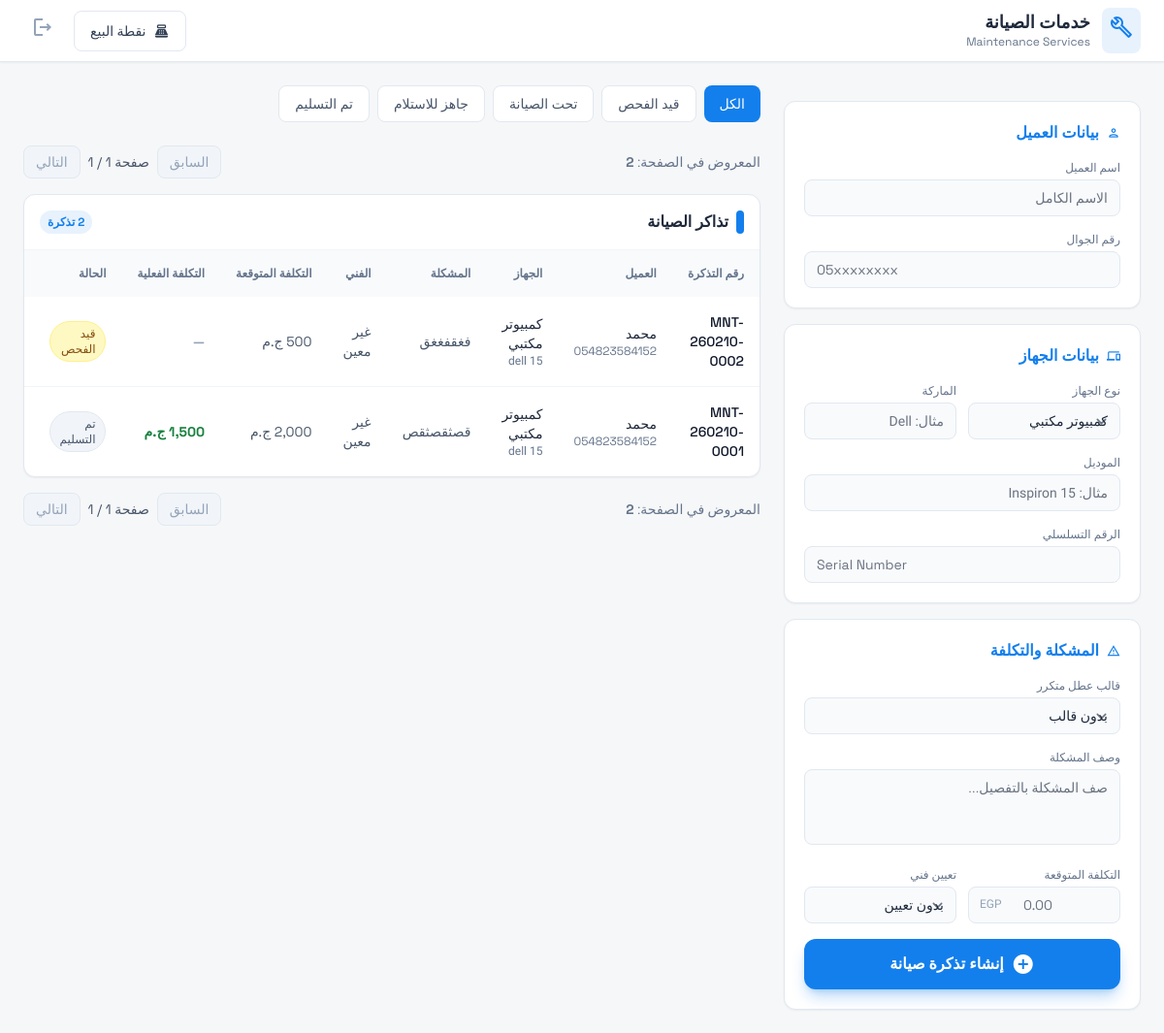
/maintenance.php (signed in), run on the app's committed database.
### tables this page shows
CREATE TABLE maintenance_tickets (
    id INTEGER PRIMARY KEY AUTOINCREMENT,
    ticket_number TEXT UNIQUE NOT NULL,
    customer_name TEXT NOT NULL,
    customer_phone TEXT NOT NULL,
    device_type TEXT NOT NULL,
    device_brand TEXT,
    device_model TEXT,
    serial_number TEXT,
    problem_description TEXT NOT NULL,
    estimated_cost REAL DEFAULT 0,
    actual_cost REAL DEFAULT 0,
    status TEXT DEFAULT 'pending_inspection' CHECK(
        status IN (
            'pending_inspection',
            'under_maintenance',
            'ready_for_pickup',
            'delivered',
            'cancelled'
        )
    ),
    technician_id INTEGER,
    notes TEXT,
    created_at DATETIME DEFAULT CURRENT_TIMESTAMP,
    updated_at DATETIME DEFAULT CURRENT_TIMESTAMP, discount REAL DEFAULT 0,
    FOREIGN KEY (technician_id) REFERENCES users(id)
);

### maintenance.php (the view, shortened to what the rows shown need)
<?php
require_once __DIR__ . '/includes/bootstrap.php';
$page = max(1, intval($_GET['page'] ?? 1));
$perPage = 15;
$offset = ($page - 1) * $perPage;
$tickets = $db->fetchAll("SELECT mt.*, u.full_name as technician_name FROM maintenance_tickets mt LEFT JOIN users u ON mt.technician_id = u.id ORDER BY mt.created_at DESC LIMIT $perPage OFFSET $offset");
include __DIR__ . '/includes/header.php';
?>
<div class="min-h-screen flex flex-col">
    <header class="bg-white border-b border-slate-200 h-16 flex items-center px-6 shadow-sm z-10 sticky top-0">
        <div class="flex items-center gap-4 w-full">
            <div class="flex items-center gap-3">
                <div>
                    <h1 class="font-bold text-lg leading-tight">خدمات الصيانة</h1>
                </div>
            </div>
        </div>
    </header>
    <main class="flex-grow p-4 md:p-6">
        <div class="grid grid-cols-1 lg:grid-cols-12 gap-6">
            <div class="lg:col-span-4 xl:col-span-3">
                <form method="POST" class="space-y-4">
                    <div class="bg-white rounded-xl shadow-sm border border-slate-200 p-5">
                        <h2 class="text-base font-bold mb-4 flex items-center gap-2 text-primary">
                            <span class="material-icons-outlined text-sm">person</span>
                            بيانات العميل
                        </h2>
                    </div>
                    <div class="bg-white rounded-xl shadow-sm border border-slate-200 p-5">
                        <h2 class="text-base font-bold mb-4 flex items-center gap-2 text-primary">
                            <span class="material-icons-outlined text-sm">devices</span>
                            بيانات الجهاز
                        </h2>
                    </div>
                    <div class="bg-white rounded-xl shadow-sm border border-slate-200 p-5">
                        <h2 class="text-base font-bold mb-4 flex items-center gap-2 text-primary">
                            <span class="material-icons-outlined text-sm">report_problem</span>
                            المشكلة والتكلفة
                        </h2>
                    </div>
                </form>
            </div>
            <div class="lg:col-span-8 xl:col-span-9">
                <div class="bg-white rounded-xl shadow-sm border border-slate-200 overflow-hidden">
                    <div class="overflow-auto">
                        <table class="w-full text-right">
                            <thead class="bg-slate-50 sticky top-0 z-10">
                                <tr>
                                    <th class="p-4 text-xs font-semibold text-slate-500 whitespace-nowrap">رقم التذكرة</th>
                                    <th class="p-4 text-xs font-semibold text-slate-500 whitespace-nowrap">العميل</th>
                                    <th class="p-4 text-xs font-semibold text-slate-500 whitespace-nowrap">الجهاز</th>
                                    <th class="p-4 text-xs font-semibold text-slate-500 whitespace-nowrap">المشكلة</th>
                                    <th class="p-4 text-xs font-semibold text-slate-500 whitespace-nowrap">الفني</th>
                                    <th class="p-4 text-xs font-semibold text-slate-500 whitespace-nowrap">التكلفة المتوقعة</th>
                                    <th class="p-4 text-xs font-semibold text-slate-500 whitespace-nowrap">التكلفة الفعلية</th>
                                    <th class="p-4 text-xs font-semibold text-slate-500 whitespace-nowrap">الحالة</th>
                                    <th class="p-4 text-xs font-semibold text-slate-500 whitespace-nowrap">إجراءات</th>
                                </tr>
                            </thead>
                            <tbody class="divide-y divide-slate-100">
                                <?php foreach ($tickets as $t): ?>
                                <tr class="ticket-row hover:bg-slate-50 transition-colors group" data-status="<?= $t['status'] ?>">
                                    <td class="p-4 font-num text-sm font-medium text-slate-900"><?= $t['ticket_number'] ?></td>
                                    <td class="p-4 text-sm">
                                        <p class="font-medium"><?= sanitize($t['customer_name']) ?></p>
                                        <p class="text-xs text-slate-500 font-num"><?= sanitize($t['customer_phone']) ?></p>
                                    </td>
                                    <td class="p-4 text-sm">
                                        <p class="font-medium"><?= sanitize($t['device_type']) ?></p>
                                        <p class="text-xs text-slate-500"><?= sanitize($t['device_brand'] . ' ' . $t['device_model']) ?></p>
                                    </td>
                                    <td class="p-4 text-sm text-slate-600 max-w-[200px] truncate"><?= sanitize($t['problem_description']) ?></td>
                                    <td class="p-4 text-sm text-slate-600"><?= sanitize($t['technician_name'] ?? 'غير معين') ?></td>
                                    <td class="p-4 text-sm font-num text-slate-600"><?= number_format($t['estimated_cost'], 0) ?> <?= CURRENCY ?></td>
                                    <td class="p-4 text-sm font-num font-bold <?= $t['actual_cost'] > 0 ? 'text-green-700' : 'text-slate-400' ?>"><?= $t['actual_cost'] > 0 ? number_format($t['actual_cost'], 0) . ' ' . CURRENCY : '—' ?></td>
                                    <td class="p-4">
                                        <span class="inline-flex items-center px-2.5 py-1 rounded-full text-xs font-medium border <?= getMaintenanceStatusColor($t['status']) ?>">
                                            <?= getMaintenanceStatusAr($t['status']) ?>
                                        </span>
                                    </td>
                                    <td class="p-4">
                                    </td>
                                </tr>
                                <?php endforeach; ?>
                            </tbody>
                        </table>
                    </div>
                </div>
            </div>
        </div>
    </main>
</div>
<?php include __DIR__ . '/includes/footer.php'; ?>

### data on the page
maintenance_tickets: ticket_number "MNT-260210-0002", customer_name "محمد", customer_phone "054823584152", device_type "كمبيوتر مكتبي", device_brand+device_model "dell 15", problem_description "فغقفغغق", technician_name "غير معين", estimated_cost "500", status "قيد الفحص"
maintenance_tickets: ticket_number "MNT-260210-0001", customer_name "محمد", customer_phone "054823584152", device_type "كمبيوتر مكتبي", device_brand+device_model "dell 15", problem_description "قصثقصثقص", technician_name "غير معين", estimated_cost "2,000", actual_cost "1,500", status "تم التسليم"

### other printed values
CURRENCY_EN "EGP"
count($tickets) "2"
$totalPages "1"
$totalTickets "2"
